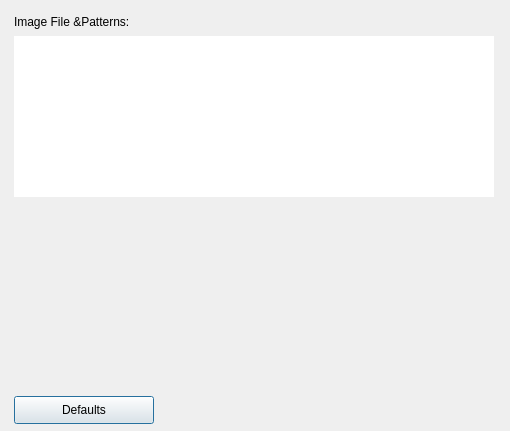
<?xml version="1.0" encoding="UTF-8"?>
<ui version="4.0">
 <class>QPropCompareImage</class>
 <widget class="QDialog" name="QPropCompareImage">
  <property name="geometry">
   <rect>
    <x>0</x>
    <y>0</y>
    <width>510</width>
    <height>431</height>
   </rect>
  </property>
  <property name="windowTitle">
   <string>Image</string>
  </property>
  <widget class="QLabel" name="IDC_STATIC">
   <property name="geometry">
    <rect>
     <x>14</x>
     <y>12</y>
     <width>400</width>
     <height>20</height>
    </rect>
   </property>
   <property name="inputMethodHints">
    <set>Qt::ImhMultiLine</set>
   </property>
   <property name="text">
    <string>Image File &amp;Patterns:</string>
   </property>
   <property name="wordWrap">
    <bool>true</bool>
   </property>
  </widget>
  <widget class="QTextEdit" name="IDC_COMPAREIMAGE_PATTERNS">
   <property name="geometry">
    <rect>
     <x>14</x>
     <y>36</y>
     <width>480</width>
     <height>161</height>
    </rect>
   </property>
   <property name="frameShape">
    <enum>QFrame::NoFrame</enum>
   </property>
   <property name="verticalScrollBarPolicy">
    <enum>Qt::ScrollBarAlwaysOff</enum>
   </property>
   <property name="horizontalScrollBarPolicy">
    <enum>Qt::ScrollBarAlwaysOff</enum>
   </property>
  </widget>
  <widget class="QPushButton" name="IDC_COMPAREIMAGE_DEFAULTS">
   <property name="geometry">
    <rect>
     <x>14</x>
     <y>396</y>
     <width>140</width>
     <height>28</height>
    </rect>
   </property>
   <property name="text">
    <string>Defaults</string>
   </property>
  </widget>
 </widget>
 <resources/>
 <connections/>
</ui>
